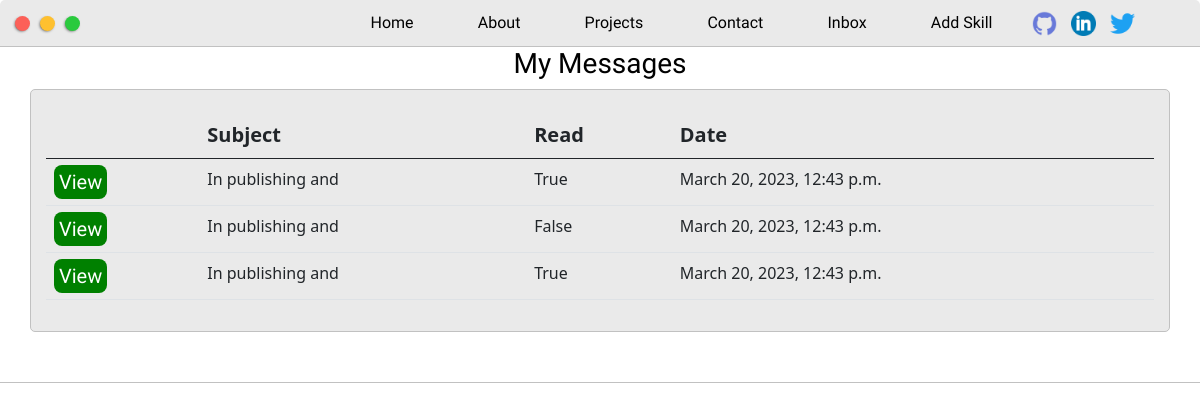
/messages/, run on an earlier commit of the app's database.
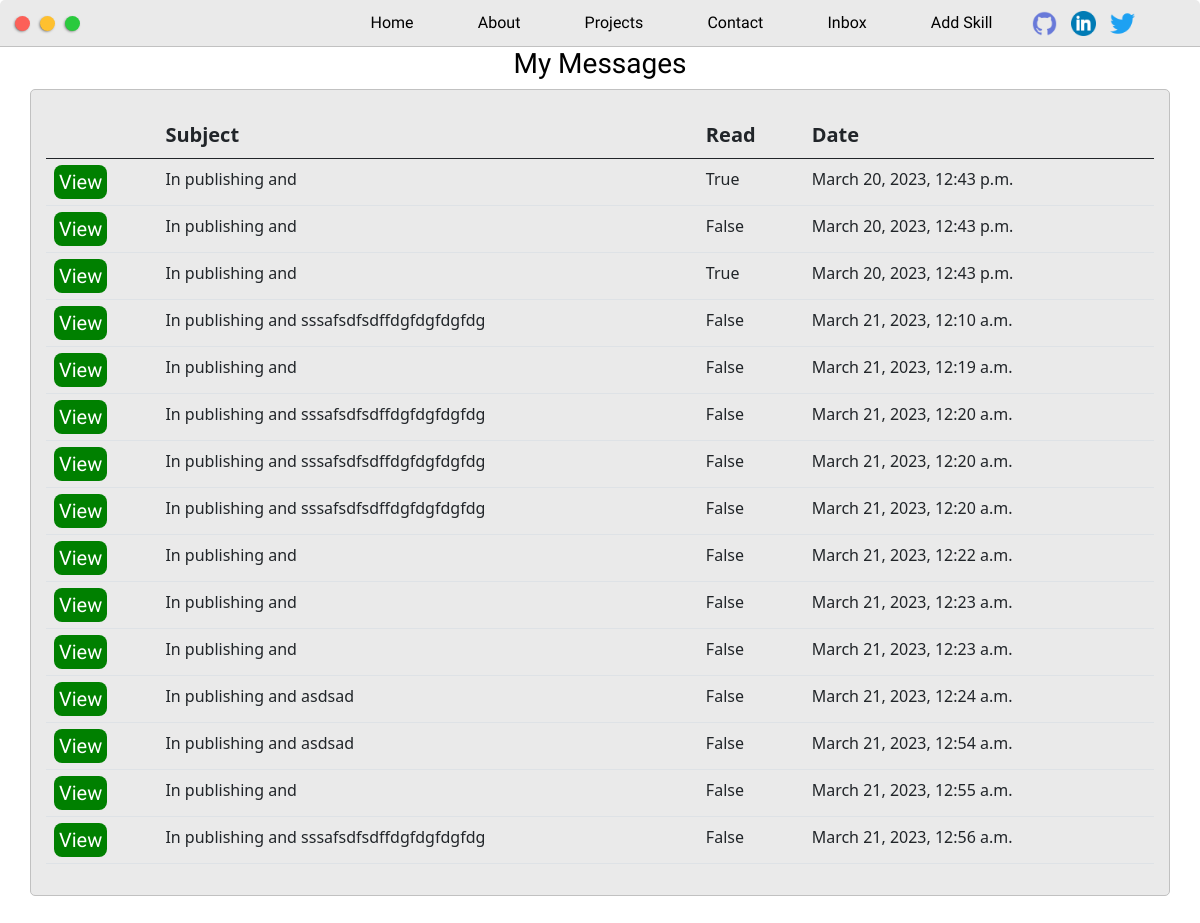
And on a later commit of the database.
### my_website/models.py (models this page shows, shortened)
class Messages(models.Model):
    name = models.CharField(max_length=200,null=True)
    email = models.EmailField(null=True,blank=True)
    subject = models.CharField(max_length=200,null=True)
    body = models.TextField(null=True)
    is_read = models.BooleanField(default=False,)
    created = models.DateTimeField(auto_now_add=True)

### my_website/views.py (the view)
# urls.py: path('messages/', views.inbox_messages, name="messages"),
def inbox_messages(request):
    messages = Messages.objects.all()
    context = {"messages": messages}
    return render(request, "inbox.html", context)

### templates/inbox.html
{% extends "main.html" %}
{% load static %}
{% block content %}
	<section class="s2">
		<div class="main-container">
			<h3 style="text-align: center;">My Messages</h3>
			<div id="message-box">
				<table class="table">
					<thead>
					<tr>
						<th id="label"></th>
						<th id="label">Subject</th>
						<th id="label">Read</th>
						<th id="label">Date</th>
					</tr>
					</thead>
					<tbody class="table-striped-columns">
					{% for message in messages %}
						<tr>
							<td id="content"><a class="btn-links" href="{% url "view-message" message.id %}">View</a>
							</td>
							<td id="content">{{ message.subject }}</td>
							<td id="content">{{ message.is_read }}</td>
							<td id="content">{{ message.created }}</td>
						</tr>
					{% endfor %}
					</tbody>
				</table>
			</div>
		</div>
	</section>
{% endblock %}

### templates/main.html (shortened to what this page needs)
<!DOCTYPE html>
{% load static %}
<html>
<head>
	<link href="https://cdn.jsdelivr.net/npm/bootstrap@5.0.2/dist/css/bootstrap.min.css" rel="stylesheet"
>
	<link rel="stylesheet" type="text/css" href="{% static "styles/default.css" %}">
	<link id="theme-style" rel="stylesheet" type="text/css" href="">
	<link rel="stylesheet" href="https://cdnjs.cloudflare.com/ajax/libs/font-awesome/4.7.0/css/font-awesome.min.css">
</head>
<body>
{% include "navbar.html" %}
{% block content %}{% endblock %}
</body>
</html>

### templates/navbar.html (shortened to what this page needs)
<!DOCTYPE html>
{% load static %}
<html>
<head>
</head>
<body>
{% block content %}
	<div class="nav-wrapper">
		<a href="index.html">
			<div class="dots-wrapper">
				<div id="dot-1" class="browser-dot"></div>
				<div id="dot-2" class="browser-dot"></div>
				<div id="dot-3" class="browser-dot"></div>
			</div>
		</a>
		<ul id="navigation">
			<li><a href="{% url "home" %}">Home</a></li>
			<li><a href="{% url "about" %}">About</a></li>
			<li><a href="{% url "projects" %}">Projects</a></li>
			<li><a href="{% url "contacts" %}">Contact</a></li>
			<li><a href="{% url "messages" %}">Inbox</a></li>
			<li><a href="{% url "create-skill" %}">Add Skill</a></li>
			<img id="social-logo" src="{% static "images/4202098_github_code_developer_logo_icon.png" %}" href="">
			<img id="social-logo" src="{% static "images/317750_linkedin_icon.png" %}" href="">
			<img id="social-logo" src="{% static "images/5296514_bird_tweet_twitter_twitter logo_icon.png" %}" href="">
		</ul>
	</div>
{% endblock %}
</body>
</html>

### static/styles/default.css (style rules this page uses)
:root { --mainColor: #eaeaea; --secondaryColor: #fff; --borderColor: #c1c1c1; --mainText: black; --secondaryText: #4b5156; --themeDotBorder: #24292e; --previewBg: rgb(251, 249, 243, 0.8); --previewShadow: #f0ead6; --buttonColor: black; }
html, body { padding: 0; margin: 0; scroll-behavior: smooth; }
body * { transition: 0.3s; }
h1, h2, h3, h4, h5, h6, strong { color: var(--mainText); font-family: 'Russo One', sans-serif; font-weight: 500; }
p, li, span, label, input, textarea { color: var(--secondaryText); font-family: 'Roboto Mono', monospace; }
a { text-decoration: none; font-family: 'Russo One', sans-serif; color: #0a8cbb; }
ul { list-style: none; }
h3 { font-size: 28px; }
.s2 { background-color: var(--secondaryColor); border-bottom: 1px solid var(--borderColor); overflow: auto; }
.main-container { width: 1200px; margin: 0 auto; }
.nav-wrapper { border-radius: 5px 5px 0 0; grid-area: nav-wrapper; border-bottom: 1px solid var(--borderColor); display: flex; justify-content: space-between; align-items: center; background-color: var(--mainColor); }
#navigation a { color: var(--mainText); }
#navigation { margin: 0; padding: 10px; margin-right: 50px; }
#navigation li { display: inline-block; margin-right: 5px; margin-left: 5px; padding: 0 25px; }
#navigation img { display: inline-block; margin-right: 5px; margin-left: 5px; }
#social-logo { width: 25px; height: 25px; cursor: pointer; }
.dots-wrapper { display: flex; padding: 10px; }
#dot-1 { background-color: #FC6058; }
#dot-2 { background-color: #FEC02F; }
#dot-3 { background-color: #2ACA3E; }
.browser-dot { background-color: black; height: 15px; width: 15px; border-radius: 50%; margin: 5px; -webkit-box-shadow: -1px 1px 3px -1px rgba(0, 0, 0, 0.75); -moz-box-shadow: -1px 1px 3px -1px rgba(0, 0, 0, 0.75); box-shadow: -1px 1px 3px -1px rgba(0, 0, 0, 0.75); }
#message-box { display: block; max-width: 1200px; margin: 0 auto; border: 1px solid var(--borderColor); padding: 15px; border-radius: 5px; background-color: var(--mainColor); margin-bottom: 50px; }
#label { font-size: 20px; padding-top: 15px; }
.btn-links { font-size: 20px; padding: 5px; border-radius: 8px; background-color: green; color: white; }
@media screen and (max-width: 1200px) { .main-container { width: 95%; } }

What changed in the data, as far as the page shows it:
added Messages: subject "In publishing and sssafsdfsdffdgfdgfdgfdg", is_read "False", created "March 21, 2023, 12:10 a.m."
added Messages: subject "In publishing and", is_read "False", created "March 21, 2023, 12:19 a.m."
added Messages: subject "In publishing and sssafsdfsdffdgfdgfdgfdg", is_read "False", created "March 21, 2023, 12:20 a.m."
added Messages: subject "In publishing and sssafsdfsdffdgfdgfdgfdg", is_read "False", created "March 21, 2023, 12:20 a.m."
added Messages: subject "In publishing and sssafsdfsdffdgfdgfdgfdg", is_read "False", created "March 21, 2023, 12:20 a.m."
added Messages: subject "In publishing and", is_read "False", created "March 21, 2023, 12:22 a.m."
added Messages: subject "In publishing and", is_read "False", created "March 21, 2023, 12:23 a.m."
added Messages: subject "In publishing and", is_read "False", created "March 21, 2023, 12:23 a.m."
added Messages: subject "In publishing and asdsad", is_read "False", created "March 21, 2023, 12:24 a.m."
added Messages: subject "In publishing and asdsad", is_read "False", created "March 21, 2023, 12:54 a.m."
added Messages: subject "In publishing and", is_read "False", created "March 21, 2023, 12:55 a.m."
added Messages: subject "In publishing and sssafsdfsdffdgfdgfdgfdg", is_read "False", created "March 21, 2023, 12:56 a.m."
